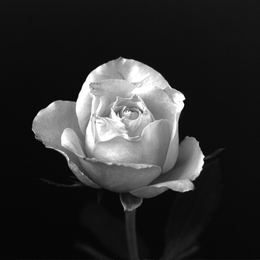
%> input picture t1/rose.tif, 260 x 260 px, shrunk from 1024 x 1024 before the run
$ octave t1.m   (GNU Octave 9; MATLAB toolbox functions it lacks are replaced by stand-ins)
%> lines starting %> are read from the running program, lines starting %| are printed output that depends on the picture; in (x1, y1, x2, y2) boxes, pixels count from 0 and x2, y2 are one past the last pixel; in counts of white or black regions, pixels touching at a corner belong together; the program's own positions count from 1
### t1/bilin.m
function [out] = bilin(in, factor)
%% 灰度图双线性插值函数
% 作者：邓浩然
% 学号：516030910401
% 邮箱：dhrdeng@sjtu.edu.cn

%% 创建新图像。
[row,line] = size(in);
row_new = row*factor;
line_new = line*factor;
out = zeros(row_new, line_new);

%% 扩展原图为C
C = zeros(row+2,line+2);
C(2:row+1,2:line+1) = in;
C(1,2:line+1)=in(1,:);
C(row+2,2:line+1)=in(row,:);
C(2:row+1,1)=in(:,1);
C(2:row+1,line+2)=in(:,line);

C(1,1) = in(1,1);
C(1,line+2) = in(1,line);
C(row+2,1) = in(row,1);
C(row+2,line+2) = in(row,line);

%% 插值
for zj = 1:line_new
    for zi = 1:row_new
        ii = (zi-1)/factor; jj = (zj-1)/factor;
        i = floor(ii); j = floor(jj);
        u = ii - i; v = jj - j;
        i = i + 1; j = j + 1;
        out(zi,zj) = (1-u)*(1-v)*C(i,j)+(1-u)*v*C(i,j+1)+u*(1-v)*C(i+1,j)+u*v*C(i+1,j+1);
    end
end

%% 量化为灰度
out = uint8(out);
end

### t1/psnr_calculator.m
function [PSNR] = psnr_calculator(raw, new)
%% psnr_calculator 实现PSNR的计算
% 作者：邓浩然
% 学号：516030910401
% 邮箱：dhrd

%% 先计算MSE，再计算PSNR

% convert the input into double format
raw = double(raw);
new = double(new);

[row, line]=size(raw);
MSE=sum(sum((raw-new).^2))/(row*line);
PSNR=20*log10(255/sqrt(MSE));
end

### t1/t1.m
clc;
clear;

rose = imread('rose.tif');
%> rose is the input picture: size 260x260 uint8; min 0, max 255, mean 46.8
[row,line]=size(rose);
%> row = 260; line = 260


% down sampling by 2
rose2 = rose(1:2:row, 1:2:line);
rose2_recon = bilin(rose2,2);% bilinear
%> in bilin, `C(1,2:line+1)=in(1,:);`: C: size 132x132 double; min 0, max 255, mean 45.5
%> in bilin, `C(row+2,2:line+1)=in(row,:);`: C: size 132x132 double; min 0, max 255, mean 45.6
%> in bilin, `C(2:row+1,1)=in(:,1);`: C: size 132x132 double; min 0, max 255, mean 45.7
%> in bilin, `C(2:row+1,line+2)=in(:,line);`: C: size 132x132 double; min 0, max 255, mean 45.8
%> in bilin, `C(1,1) = in(1,1);`: C: size 132x132 double; min 0, max 255, mean 45.8; mean of the top-left, top-right, bottom-left and bottom-right quarters 54.6, 46.4, 40.9, 41.2

% down sampling by 4
rose4 = rose(1:4:row, 1:4:line);
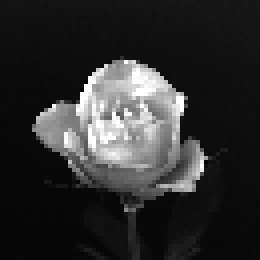
%> rose4: size 65x65 uint8 (shown 4 times larger); min 3, max 255, mean 46.8
rose4_recon = bilin(rose4,4);
%> call 2 of bilin, with factor = 4
%> in bilin (call 2), `C(2:row+1,2:line+1) = in;`:
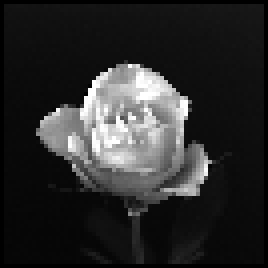
%> C: size 67x67 double (shown 4 times larger); min 0, max 255, mean 44
%> in bilin (call 2), `C(1,2:line+1)=in(1,:);`: C: size 67x67 double; 1.45% of pixels changed, all inside (x1, y1, x2, y2) = (1, 0, 66, 1)
%> in bilin (call 2), `C(row+2,2:line+1)=in(row,:);`: C: size 67x67 double; min 0, max 255, mean 44.5
%> in bilin (call 2), `C(2:row+1,1)=in(:,1);`: C: size 67x67 double; min 0, max 255, mean 44.6
%> in bilin (call 2), `C(2:row+1,line+2)=in(:,line);`: C: size 67x67 double; min 0, max 255, mean 44.9
%> in bilin (call 2), `C(1,1) = in(1,1);`: C: size 67x67 double; min 0, max 255, mean 44.9; mean of the top-left, top-right, bottom-left and bottom-right quarters 50.3, 46.5, 40.7, 42.2
%> in bilin (call 2), `C(row+2,line+2) = in(row,line);`: C: size 67x67 double; min 3, max 255, mean 44.9

% down sampling by 8
rose8 = rose(1:8:row, 1:8:line);
rose8_recon = bilin(rose8,8);
%> call 3 of bilin, with factor = 8
%> in bilin (call 3), `C(1,2:line+1)=in(1,:);`: C: size 35x35 double; min 0, max 255, mean 41.2
%> in bilin (call 3), `C(row+2,2:line+1)=in(row,:);`: C: size 35x35 double; min 0, max 255, mean 41.5
%> in bilin (call 3), `C(2:row+1,1)=in(:,1);`: C: size 35x35 double; min 0, max 255, mean 41.8
%> in bilin (call 3), `C(2:row+1,line+2)=in(:,line);`: C: size 35x35 double; min 0, max 255, mean 42.2
%> in bilin (call 3), `C(1,1) = in(1,1);`: C: size 35x35 double; min 0, max 255, mean 42.2; mean of the top-left, top-right, bottom-left and bottom-right quarters 45.1, 44.2, 38.7, 41
%> in bilin (call 3), `C(1,line+2) = in(1,line);`: C: size 35x35 double; min 0, max 255, mean 42.2; mean of the top-left, top-right, bottom-left and bottom-right quarters 45.1, 44.3, 38.7, 41
%> in bilin (call 3), `C(row+2,line+2) = in(row,line);`: C: size 35x35 double; min 3, max 255, mean 42.3
%> after the loop in bilin (call 3), `for zj = 1:line_new`:
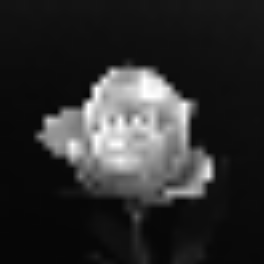
%> out: size 264x264 double; min 3, max 255, mean 45.8

% down sampling by 16
rose16 = rose(1:16:row, 1:16:line);
rose16_recon = bilin(rose16,16);
%> call 4 of bilin, with factor = 16
%> after the loop in bilin (call 4), `for zj = 1:line_new`:
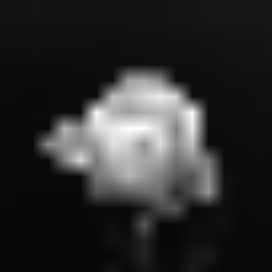
%> out: size 272x272 double; min 6, max 255, mean 45.2

% down sampling by 32
rose32 = rose(1:32:row, 1:32:line);
%> rose32 = [18 18 19 19 19 21 23 23 23; 15 15 15 14 15 16 17 18 21; 11 11 12 14 168 14 14 16 16; 9 11 11 177 174 175 14 15 15; 9 140 140 225 143 141 12 13 14; 8 8 11 140 154 91 142 12 12; 8 8 8 9 27 87 14 10 11; 7 6 6 17 37 8 14 9 10; 6 6 6 23 21 10 9 8 10]
rose32_recon = bilin(rose32,32);
%> call 5 of bilin, with factor = 32
%> after the loop in bilin (call 5), `for zj = 1:line_new`:
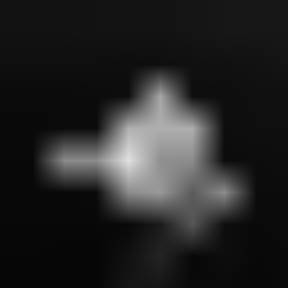
%> out: size 288x288 double; min 6, max 225, mean 37.5

figure(1);
subplot(1,2,1); imshow(rose);
subplot(1,2,2); imshow(rose);
figure(2);
subplot(1,2,1); imshow(rose2);
subplot(1,2,2); imshow(rose2_recon);
figure(3);
subplot(1,2,1); imshow(rose4);
subplot(1,2,2); imshow(rose4_recon);
figure(4);
subplot(1,2,1); imshow(rose8);
subplot(1,2,2); imshow(rose8_recon);
figure(5);
subplot(1,2,1); imshow(rose16);
subplot(1,2,2); imshow(rose16_recon);
%> after `imshow(rose16_recon)`:
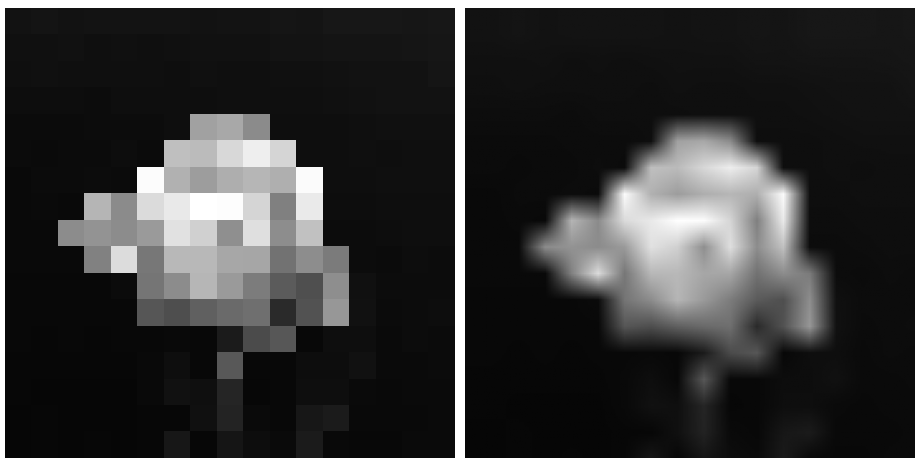
%> figure redrawn from the program's plot data, 2 panels
figure(6);
subplot(1,2,1); imshow(rose32);
subplot(1,2,2); imshow(rose32_recon);
%> after `imshow(rose32_recon)`:
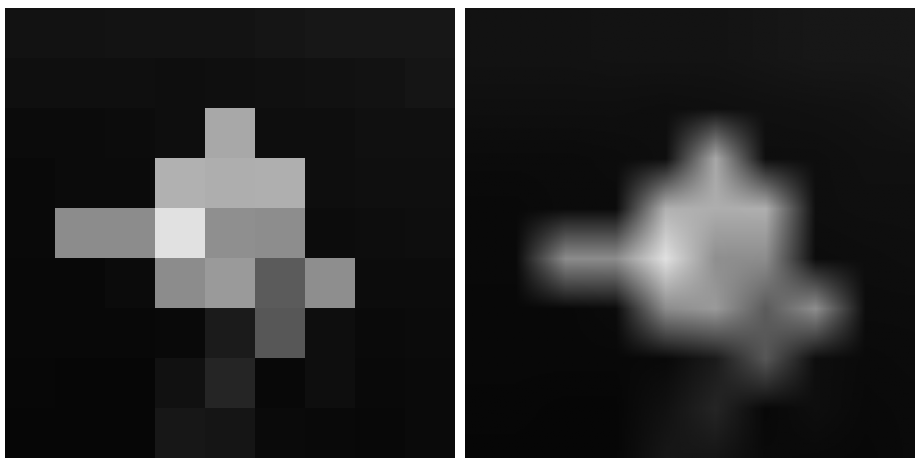
%> figure redrawn from the program's plot data, 2 panels

psnr2 = psnr_calculator(rose, rose2_recon)
%> in psnr_calculator, `MSE=sum(sum((raw-new).^2))/(row*line);`: MSE = 417
%> in psnr_calculator, `PSNR=20*log10(255/sqrt(MSE));`: PSNR = 21.93
%> psnr2 = 21.93
psnr4 = psnr_calculator(rose, rose4_recon)
%> psnr4 = 19.11
psnr8 = psnr_calculator(rose, rose8_recon)
%> the run ends on the next line
